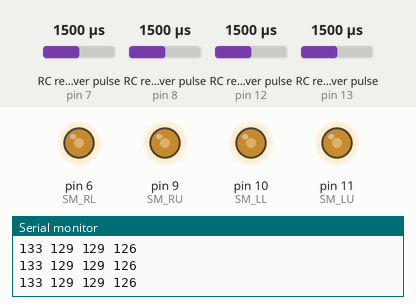
Recording of a sketch running on a simulated Arduino Uno, built with avr-gcc and run on an emulated ATmega328P. Shown: output pins drawn as LEDs (lit = HIGH), the last lines printed to the serial monitor. Wiring (inferred from the names in the program): 4 × RC receiver channel: data pin 7 / data pin 8 / data pin 12 / data pin 13. The test bench sets the inputs (shaded band); at power-on: RC receiver pulse (sensors on pin 7, pin 8, pin 12, pin 13) 1500 µs.

Above: at 1.2 s.
1.3 s: RC receiver pulse (sensor on pin 7) set to 1020 µs
At 1.8 s:
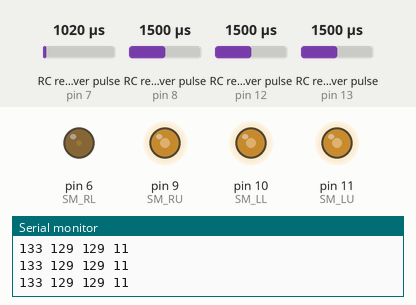
2.8 s: RC receiver pulse (sensor on pin 8) set to 1020 µs
At 4.0 s:
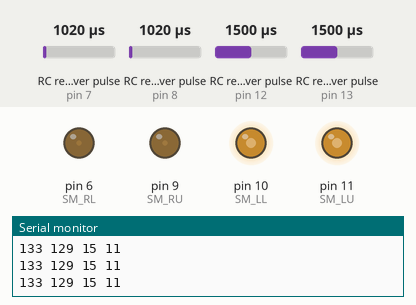
4.3 s: RC receiver pulse (sensor on pin 12) set to 1020 µs
At 5.0 s:
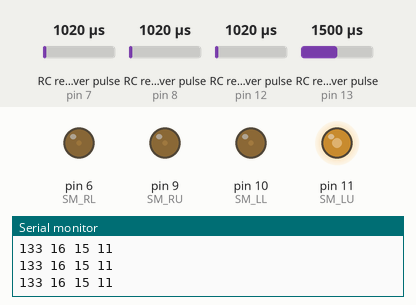
5.9 s: RC receiver pulse (sensor on pin 13) set to 1020 µs
At 7.0 s:
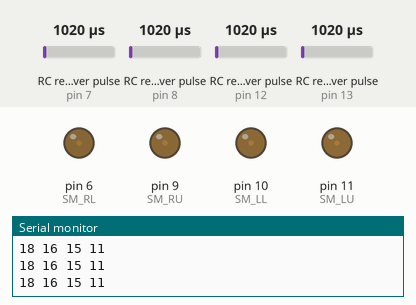
7.5 s: RC receiver pulse (sensor on pin 7) set to 1250 µs
At 8.1 s:
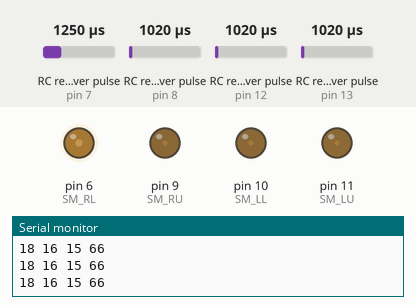
9.0 s: RC receiver pulse (sensor on pin 8) set to 1250 µs
At 10.3 s:
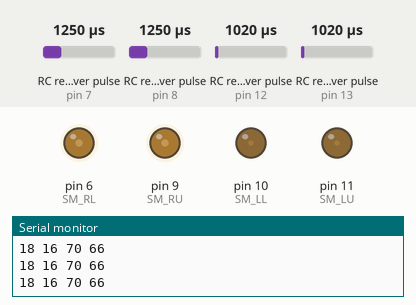
Timing chart, 0 to 11.5 s (numbered marks = the images above; inputs shaded):
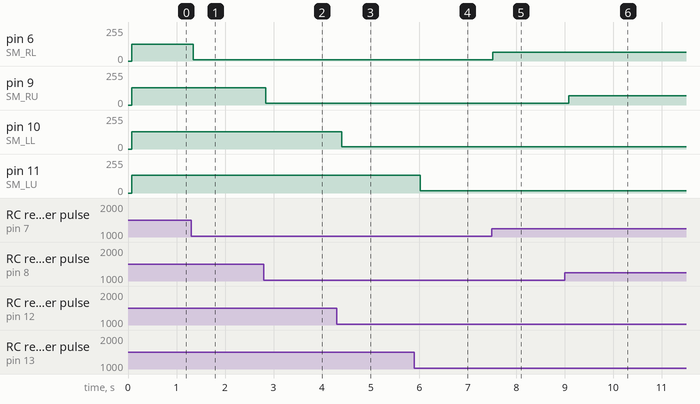

Measured:
- after the input at 1.3 s, pin 6 (SM_RL): 126/255 → 11/255 at once
- after the input at 2.8 s, pin 9 (SM_RU): 129/255 → 15/255 at once
- after the input at 4.3 s, pin 10 (SM_LL): 129/255 → 16/255 after 0.10 s
- after the input at 5.9 s, pin 11 (SM_LU): 133/255 → 18/255 after 0.12 s
- after the input at 7.5 s, pin 6 (SM_RL): 11/255 → 66/255 at once
- after the input at 9.0 s, pin 9 (SM_RU): 15/255 → 70/255 after 0.08 s

The sketch:

RecieverTest.ino
```cpp
int CH1 = 13;
int CH2 = 12;
int CH3 = 8;
int CH4 = 7;

float st1_x;
float st1_y;
float st2_x;
float st2_y;

int SM_LU = 11;
int SM_LL = 10;
int SM_RU = 9;
int SM_RL = 6;

int SM_LU_val;
int SM_LL_val;
int SM_RU_val;
int SM_RL_val;

void setup() {
  // put your setup code here, to run once:
  Serial.begin(9600);
  pinMode(CH1,INPUT);
  pinMode(CH2,INPUT);
  pinMode(CH3,INPUT);
  pinMode(CH4,INPUT);

  pinMode(SM_LU,OUTPUT);
  pinMode(SM_LL,OUTPUT);
  pinMode(SM_RU,OUTPUT);
  pinMode(SM_RL,OUTPUT);

}

void loop() {
  // put your main code here, to run repeatedly:
  st1_x = pulseIn(CH1,HIGH);
  st1_y = pulseIn(CH2,HIGH);
  st2_x = pulseIn(CH3,HIGH);
  st2_y = pulseIn(CH4,HIGH);

  SM_LU_val = map(st1_x, 987, 1962, 10,245);
  SM_LL_val = map(st1_y, 995, 1987, 10,245);
  SM_RU_val = map(st2_x, 996, 1990, 10,245);
  SM_RL_val = map(st2_y, 1013, 1999, 10,245);

  analogWrite(SM_LU,SM_LU_val);
  analogWrite(SM_LL,SM_LL_val);
  analogWrite(SM_RU,SM_RU_val);
  analogWrite(SM_RL,SM_RL_val);

  Serial.print(SM_LU_val); Serial.print(' ');
  Serial.print(SM_LL_val); Serial.print(' ');
  Serial.print(SM_RU_val); Serial.print(' ');
  Serial.println(SM_RL_val);

}
```
